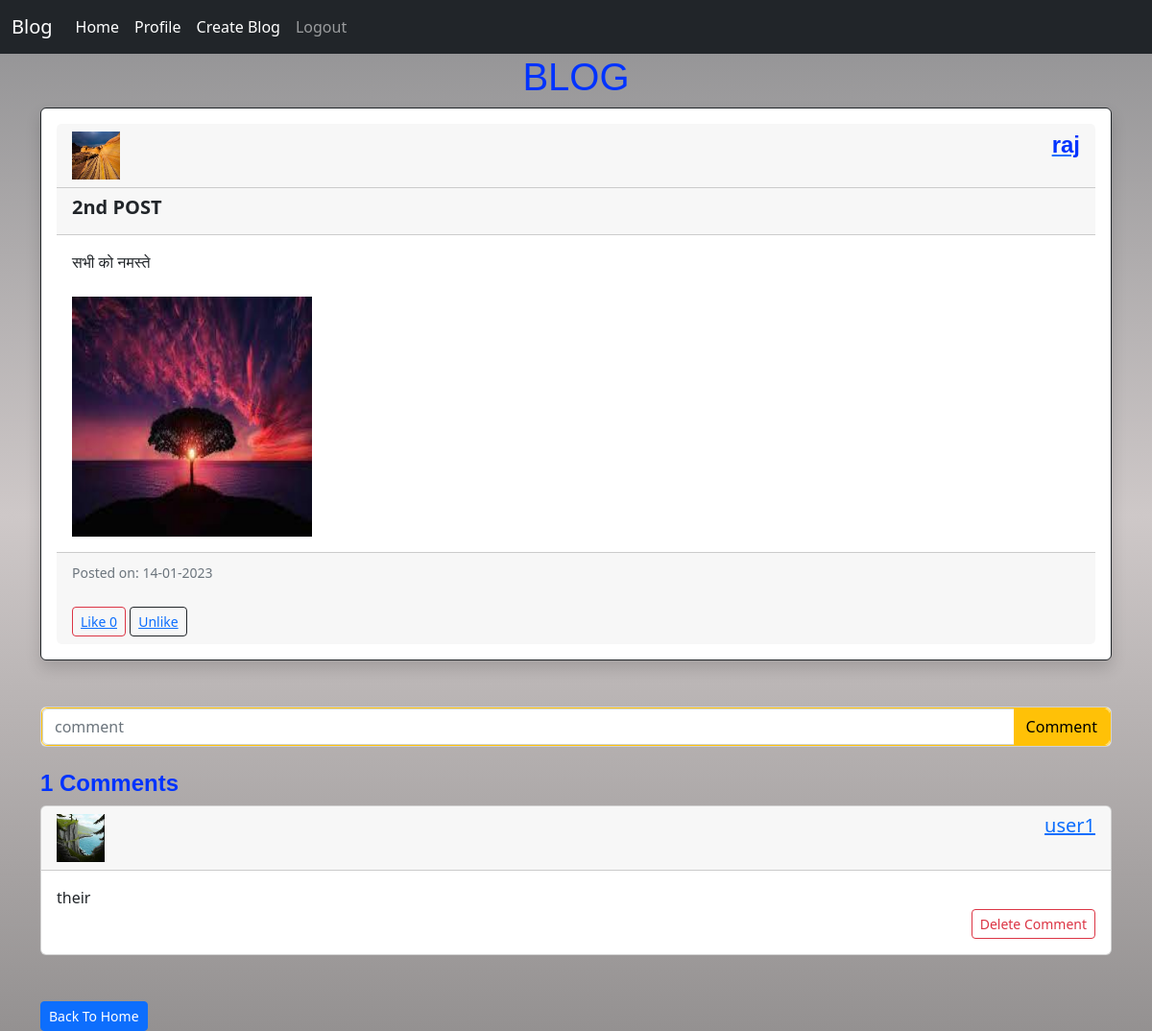
/user/view_post/4 (signed in), run on the app's committed database.
### models.py (models this page shows)
class User(db.Model):
    __tablename__='user'
    id = db.Column(db.Integer, primary_key=True, nullable=False)
    username = db.Column(db.String , unique=True)
    password = db.Column(db.String)
    name = db.Column(db.String)
    email = db.Column(db.String)
    dob = db.Column(db.String)
    profession = db.Column(db.String)
    about_user = db.Column(db.String)
    image = db.Column(db.String, nullable = False, default='default.jpg')
    posts = db.relationship('Post' , backref='user', cascade = 'all,delete')
    followers = db.relationship('Follows', foreign_keys=[Follows.followingid],backref=db.backref('following', lazy='joined'),lazy='dynamic',cascade = 'all,delete')
    following = db.relationship('Follows', foreign_keys=[Follows.followerid],backref=db.backref('follower', lazy='joined'),lazy='dynamic',cascade = 'all,delete')
    cmts = db.relationship('Comment' , backref='user', cascade = 'all,delete')
    l = db.relationship('Like' , backref='user', cascade = 'all,delete')

class Post(db.Model):
    __tablename__='posts'
    post_id = db.Column(db.Integer, primary_key=True, nullable=False)
    title = db.Column(db.String)
    description = db.Column(db.Text)
    photo1 = db.Column(db.String)
    photo2 = db.Column(db.String)
    photo3 = db.Column(db.String)
    photo4 = db.Column(db.String)
    datetime=db.Column(db.DateTime(timezone=True), server_default=func.now())
    author = db.Column(db.Integer, db.ForeignKey("user.id", ondelete="CASCADE") , nullable=False)
    cmts = db.relationship('Comment' , backref='posts', cascade = 'all,delete')
    l = db.relationship('Like' , backref='posts', cascade = 'all,delete')

class Comment(db.Model):
    __tablename__='comments'
    cmt_id = db.Column(db.Integer, primary_key=True)
    cmt_body = db.Column(db.String)
    cmt_creater = db.Column(db.Integer, db.ForeignKey("user.id", ondelete="CASCADE") , nullable=False)
    post_cmted =  db.Column(db.Integer, db.ForeignKey("posts.post_id", ondelete="CASCADE") , nullable=False)

### app.py (the view)
@app.route('/user/view_post/<int:id>')
def view_post(id):
    if login_check():
        usr = session['user']
        usr = User.query.filter(User.username==usr).first().id
        blog = Post.query.get_or_404(id)
        return render_template('view_post.html', blog=blog , post=blog, usr=usr)
    flash('Login required!', category="error")
    return redirect(url_for('login'))

### app.py (called while the page is built)
def login_check():
    if 'user' in session:
        return True
    else:
        return False

### templates/view_post.html (shortened to what this page needs)
{% extends 'base.html' %}
{% block form%}
<h1 align="center">BLOG</h1>
<div class='container'>
<div class="card border-dark shadow p-3 mb-5 bg-body rounded">
    <div class="card-header d-flex justify-content-between align-item-center">
        {% if blog.user.image %}
            <img class="account-img"  src="{{url_for('static',filename='profile/'+ blog.user.image)}}">
        {% else %}
        <img class="account-img"  src="{{url_for('static',filename='profile/default.png')}}">
        {%endif%}
            <a href="/userblogs/{{blog.user.username}}"><h4><b>{{blog.user.username}}</h4></b></a>
    </div>
    <div class="card-header">
        <div class="card-text"><h5><b>{{blog.title}}</b></h5></div>
    </div>
    <div class="card-body">
        <div class="card-text">{{blog.description}}
            <br><br>{%if  blog.photo1 and blog.photo2 and blog.photo3 and blog.photo4%}
            <img class="post-img" src="{{url_for('static', filename='photos/' + blog.photo1 )}}">
            <img class="post-img" src="{{url_for('static', filename='photos/' + blog.photo2 )}}">
            <img class="post-img" src="{{url_for('static', filename='photos/' + blog.photo3 )}}">
            <img class="post-img" src="{{url_for('static', filename='photos/' + blog.photo4 )}}">
            {% elif blog.photo1 and blog.photo2 and blog.photo3 %}
            <img class="post-img" src="{{url_for('static', filename='photos/' + blog.photo1 )}}">
            <img class="post-img" src="{{url_for('static', filename='photos/' + blog.photo2 )}}">
            <img class="post-img" src="{{url_for('static', filename='photos/' + blog.photo3 )}}">
            {% elif blog.photo1 and blog.photo2%}
            <img class="post-img" src="{{url_for('static', filename='photos/' + blog.photo1 )}}">
            <img class="post-img" src="{{url_for('static', filename='photos/' + blog.photo2 )}}">
            {% elif blog.photo1%}
            <img class="post-img" src="{{url_for('static', filename='photos/' + blog.photo1 )}}">
            {%endif%}
        </div>
    </div>
    <div class="card-footer">
        <small class="text-muted">Posted on: {{post.datetime.strftime('%d-%m-%Y')}}</small><br><br>
        <div  class="btn btn-sm btn-outline-danger"><a href="/post/like/{{blog.post_id}}">Like {{blog.l|length}}</a></div>
        <div  class="btn btn-sm btn-outline-dark"><a href="/post/unlike/{{blog.post_id}}">Unlike </a></div>
    </div>
</div>
<div class="card">
    <div class="card border-warning bg-body rounded">
    <form class="input-group" action="/post/{{post.post_id}}/comment" method="POST">
        <input type="text" class="form-control" name="cmt" placeholder="comment">
        <button type="submit" class="btn btn btn-warning">Comment</button>
    </form>
    </div>
</div>
<br>
<h4><b>{{blog.cmts|length}} Comments</b></h4>
{% for cmt in blog.cmts %}
<div class="card d-flex justify-content-between align-item-center">
<div class="card-header d-flex justify-content-between align-item-center">
    <img class="account-img"  src="{{url_for('static',filename='profile/'+ cmt.user.image)}}">
    <a href="/userblogs/{{cmt.user.username}}"><h5>{{cmt.user.username}}</h5></a></div>
    <div class="card-body">
                {{cmt.cmt_body}}<br>
        {% if cmt.cmt_creater == usr %}
        <div align="right"><a href="/delete/comment/{{cmt.cmt_id}}" class="btn btn-sm btn-outline-danger">Delete Comment</a></div>
        {% endif %}
    </div>
</div><br>
{%endfor%}
<br>
<a href="/user/home" class="btn btn-sm btn-primary">Back To Home</a>
{% endblock %}

### static/main.css (style rules this page uses)
.account-img { height: 50px; width: 50px; }
.post-img { height: 250px; width: 250px; }
h1,h2,h3,h4 { color: #0033ff; font-family: 'Trebuchet MS', 'Lucida Sans Unicode', 'Lucida Grande', 'Lucida Sans', Arial, sans-serif; }
body { background: linear-gradient(#909092,#cec8c8,#949191); background-size: cover; background-blend-mode: multiply; }

### data on the page
User: image (picture), user.username "raj"
Post: title "2nd POST", description "सभी को नमस्ते", photo1 (picture), datetime "14-01-2023"
Comment: image (picture), user.username "user1", cmt_body "their"

### other printed values
{{ blog.l|length }} "0"
{{ blog.cmts|length }} "1"
